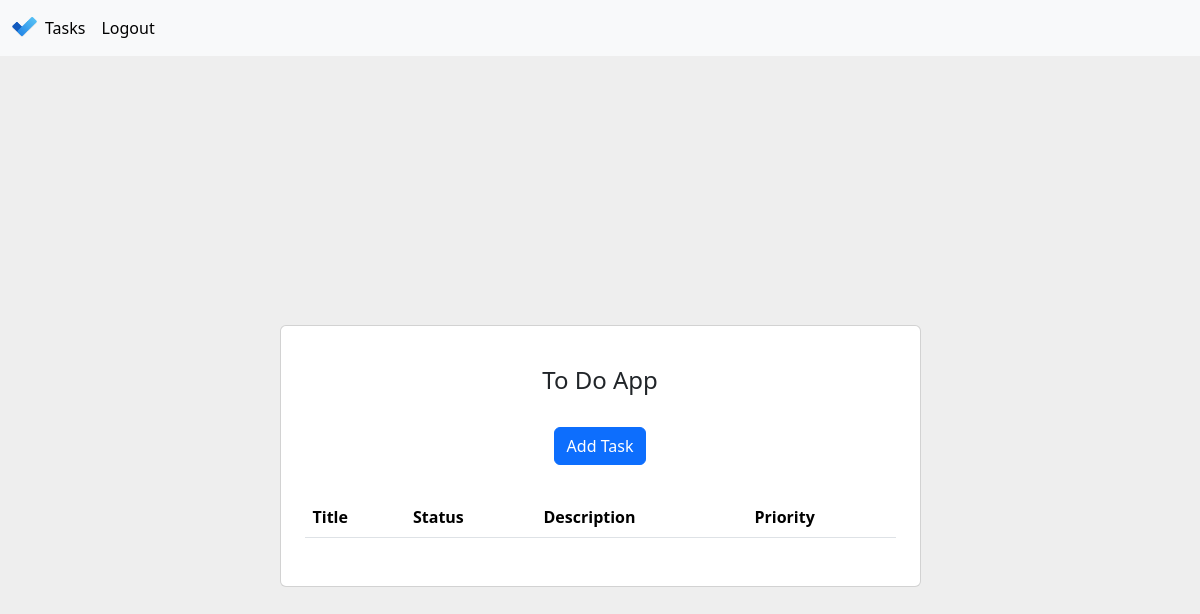
Page /all-task (signed in) on the earlier database version.
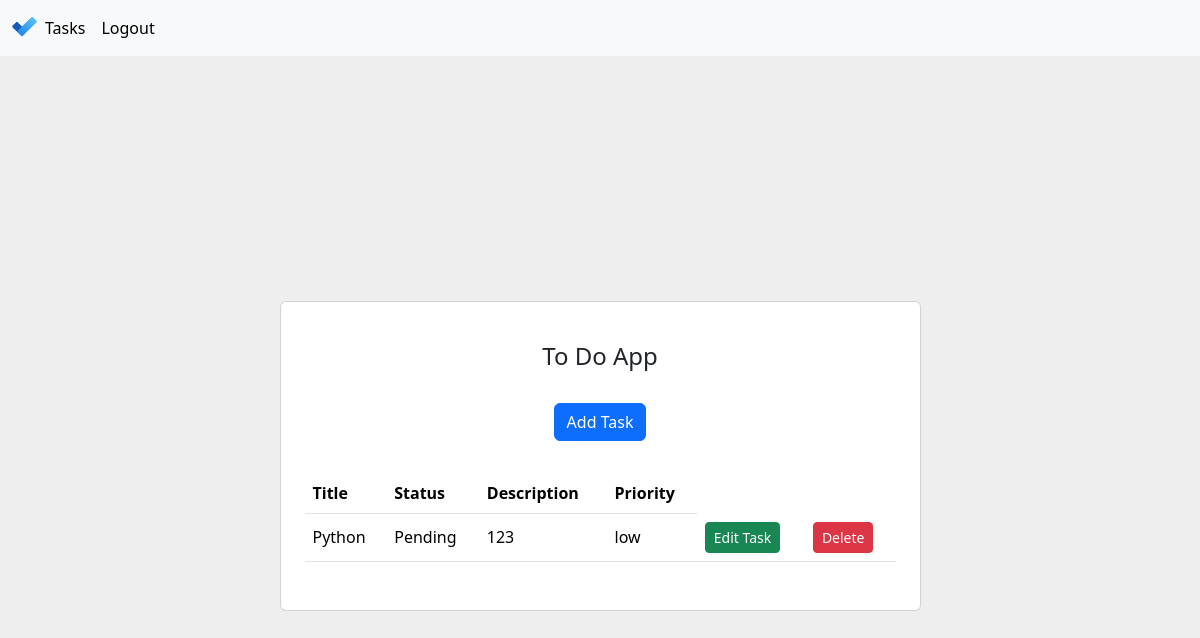
Same page on the later database version.
### home/models.py (models this page shows, shortened)
class Task(models.Model):
    STATUS_CHOICES = [
        ('Pending', 'Pending'),
        ('In Progress', 'In Progress'),
        ('Completed', 'Completed'),
    ]
    PRIORITY_CHOICES = [
        ('low', 'Low'),
        ('medium', 'Medium'),
        ('high', 'High'),
    ]
    user = models.ForeignKey(User, on_delete=models.CASCADE)
    title = models.CharField(max_length=255)
    description = models.TextField(blank=True, null=True)
    due_date = models.DateField(blank=True, null=True)
    status = models.CharField(
        max_length=12,
        choices=STATUS_CHOICES,
        default='pending'
    )
    priority = models.CharField(
        max_length=6,
        choices=PRIORITY_CHOICES,
        default='medium'
    )
    created_at = models.DateTimeField(auto_now_add=True)
    updated_at = models.DateTimeField(auto_now=True)

### home/views.py (the view)
# urls.py: path('all-task', views.show_task, name='all_task'),
@login_required
def show_task(request):
    tasks = Task.objects.filter(user=request.user)
    return render(request, 'all_tasks.html', {'tasks': tasks})

### home/templates/all_tasks.html (shortened to what this page needs)
{% extends 'layout.html' %}
{% block content %}
    <section class="vh-100" style="background-color: #eee;">
        <div class="container py-5 h-100">
            <div class="row d-flex justify-content-center align-items-center h-100">
                <div class="col col-lg-9 col-xl-7">
                    <div class="card rounded-10">
                        <div class="card-body p-4">
                            <h4 class="text-center my-3 pb-3">To Do App</h4>
                            <form method="post" action="{% url 'add_task' %}"
                                  class="row row-cols-lg-auto g-3 justify-content-center align-items-center mb-4 pb-2">
                                <div class="col-12">
                                    <button type="submit" data-mdb-button-init data-mdb-ripple-init
                                            class="btn btn-primary">Add Task
                                    </button>
                                </div>
                            </form>
                            <table class="table mb-4">
                                <thead>
                                <tr>
                                    <th scope="col">Title</th>
                                    <th scope="col">Status</th>
                                    <th scope="col">Description</th>
                                    <th scope="col">Priority</th>
                                </tr>
                                </thead>
                                <tbody>
                                {% for task in tasks %}
                                    <tr class="align-middle">
                                        <td>{{ task.title }}</td>
                                        <td>{{ task.status }}</td>
                                        <td>{{ task.description }}</td>
                                        <td>{{ task.priority }}</td>
                                        <td><a href="{% url 'edit_task' task.id %}" class="btn btn-sm btn-success pb-1">Edit
                                            Task</a></td>
                                        <td>
                                            <form method="post" action="{% url 'delete_task' task.id %}">
                                                <button type="submit" class="btn btn-sm btn-danger pb-1">Delete</button>
                                            </form>
                                        </td>
                                    </tr>
                                {% endfor %}
                                </tbody>
                            </table>
                        </div>
                    </div>
                </div>
            </div>
        </div>
    </section>
{% endblock %}

Differences in the rows shown:
added Task: title "Python", status "Pending", description "123", priority "low"
